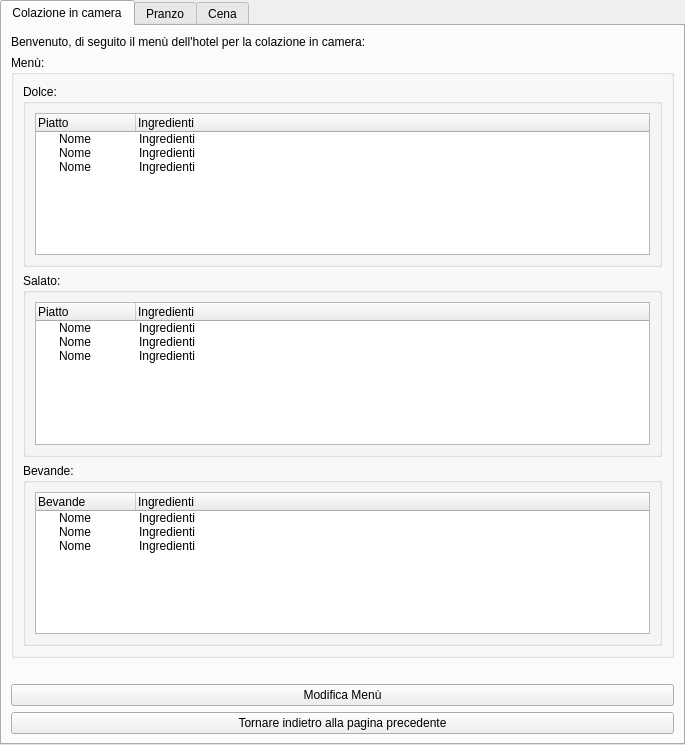
<?xml version="1.0" encoding="UTF-8"?>
<ui version="4.0">
 <class>tabGestioneCucina</class>
 <widget class="QTabWidget" name="tabGestioneCucina">
  <property name="enabled">
   <bool>true</bool>
  </property>
  <property name="geometry">
   <rect>
    <x>0</x>
    <y>0</y>
    <width>685</width>
    <height>745</height>
   </rect>
  </property>
  <property name="tabletTracking">
   <bool>true</bool>
  </property>
  <property name="acceptDrops">
   <bool>false</bool>
  </property>
  <property name="windowTitle">
   <string>Gestione Cucina</string>
  </property>
  <property name="currentIndex">
   <number>0</number>
  </property>
  <property name="movable">
   <bool>false</bool>
  </property>
  <widget class="QWidget" name="ColazioneInCamara">
   <attribute name="title">
    <string>Colazione in camera</string>
   </attribute>
   <layout class="QVBoxLayout" name="verticalLayout_13">
    <item>
     <widget class="QLabel" name="labelIntroduzione">
      <property name="text">
       <string>Benvenuto, di seguito il menù dell'hotel per la colazione in camera:</string>
      </property>
     </widget>
    </item>
    <item>
     <widget class="QGroupBox" name="groupboxMenuColazioneInCamera">
      <property name="title">
       <string>Menù:</string>
      </property>
      <layout class="QVBoxLayout" name="verticalLayout_14">
       <item>
        <widget class="QGroupBox" name="groupboxDolce">
         <property name="title">
          <string>Dolce:</string>
         </property>
         <layout class="QGridLayout" name="gridLayout">
          <item row="0" column="0">
           <widget class="QTreeWidget" name="treewidgetDolceColazioneInCamera">
            <column>
             <property name="text">
              <string>Piatto</string>
             </property>
            </column>
            <column>
             <property name="text">
              <string>Ingredienti</string>
             </property>
            </column>
            <item>
             <property name="text">
              <string>Nome</string>
             </property>
             <property name="text">
              <string>Ingredienti</string>
             </property>
             <property name="flags">
              <set>ItemIsDragEnabled|ItemIsDropEnabled|ItemIsUserCheckable|ItemIsEnabled</set>
             </property>
            </item>
            <item>
             <property name="text">
              <string>Nome</string>
             </property>
             <property name="text">
              <string>Ingredienti</string>
             </property>
            </item>
            <item>
             <property name="text">
              <string>Nome</string>
             </property>
             <property name="text">
              <string>Ingredienti</string>
             </property>
            </item>
           </widget>
          </item>
         </layout>
        </widget>
       </item>
       <item>
        <widget class="QGroupBox" name="groupboxSalato">
         <property name="title">
          <string>Salato:</string>
         </property>
         <layout class="QGridLayout" name="gridLayout_2">
          <item row="0" column="0">
           <widget class="QTreeWidget" name="treewidgetSalatoColazioneInCamera">
            <column>
             <property name="text">
              <string>Piatto</string>
             </property>
            </column>
            <column>
             <property name="text">
              <string>Ingredienti</string>
             </property>
            </column>
            <item>
             <property name="text">
              <string>Nome</string>
             </property>
             <property name="text">
              <string>Ingredienti</string>
             </property>
             <property name="flags">
              <set>ItemIsDragEnabled|ItemIsDropEnabled|ItemIsUserCheckable|ItemIsEnabled</set>
             </property>
            </item>
            <item>
             <property name="text">
              <string>Nome</string>
             </property>
             <property name="text">
              <string>Ingredienti</string>
             </property>
             <property name="flags">
              <set>ItemIsDragEnabled|ItemIsDropEnabled|ItemIsUserCheckable|ItemIsEnabled</set>
             </property>
            </item>
            <item>
             <property name="text">
              <string>Nome</string>
             </property>
             <property name="text">
              <string>Ingredienti</string>
             </property>
            </item>
           </widget>
          </item>
         </layout>
        </widget>
       </item>
       <item>
        <widget class="QGroupBox" name="groupboxBevande">
         <property name="title">
          <string>Bevande:</string>
         </property>
         <layout class="QGridLayout" name="gridLayout_3">
          <item row="0" column="0">
           <widget class="QTreeWidget" name="treewidgetBevandeColazioneInCamera">
            <column>
             <property name="text">
              <string>Bevande</string>
             </property>
            </column>
            <column>
             <property name="text">
              <string>Ingredienti</string>
             </property>
            </column>
            <item>
             <property name="text">
              <string>Nome</string>
             </property>
             <property name="text">
              <string>Ingredienti</string>
             </property>
            </item>
            <item>
             <property name="text">
              <string>Nome</string>
             </property>
             <property name="text">
              <string>Ingredienti</string>
             </property>
            </item>
            <item>
             <property name="text">
              <string>Nome</string>
             </property>
             <property name="text">
              <string>Ingredienti</string>
             </property>
            </item>
           </widget>
          </item>
         </layout>
        </widget>
       </item>
      </layout>
     </widget>
    </item>
    <item>
     <spacer name="horizontalSpacer_2">
      <property name="orientation">
       <enum>Qt::Horizontal</enum>
      </property>
      <property name="sizeHint" stdset="0">
       <size>
        <width>40</width>
        <height>20</height>
       </size>
      </property>
     </spacer>
    </item>
    <item>
     <widget class="QPushButton" name="btnModificaMenuColazioneInCamera">
      <property name="text">
       <string>Modifica Menù</string>
      </property>
     </widget>
    </item>
    <item>
     <widget class="QPushButton" name="btnTornarePaginaPrecedente">
      <property name="text">
       <string>Tornare indietro alla pagina precedente</string>
      </property>
     </widget>
    </item>
   </layout>
  </widget>
  <widget class="QWidget" name="Pranzo">
   <attribute name="title">
    <string>Pranzo</string>
   </attribute>
   <layout class="QVBoxLayout" name="verticalLayout_3">
    <item>
     <widget class="QLabel" name="labelIntroduzione_2">
      <property name="text">
       <string> Benvenuto, di seguito il menù dell'hotel per il pranzo:</string>
      </property>
     </widget>
    </item>
    <item>
     <widget class="QGroupBox" name="groupboxMenuPranzo">
      <property name="title">
       <string>Menù:</string>
      </property>
      <layout class="QVBoxLayout" name="verticalLayout">
       <item>
        <widget class="QGroupBox" name="groupboxAntipastiPranzo">
         <property name="title">
          <string>Antipasti:</string>
         </property>
         <layout class="QGridLayout" name="gridLayout_4">
          <item row="0" column="0">
           <widget class="QTreeWidget" name="treewidgetAntipastiPranzo">
            <column>
             <property name="text">
              <string>Antipasto</string>
             </property>
            </column>
            <column>
             <property name="text">
              <string>Ingredienti</string>
             </property>
            </column>
            <item>
             <property name="text">
              <string>Nome</string>
             </property>
             <property name="text">
              <string>Ingredienti</string>
             </property>
            </item>
            <item>
             <property name="text">
              <string>Nome</string>
             </property>
             <property name="text">
              <string>Ingredienti</string>
             </property>
            </item>
            <item>
             <property name="text">
              <string>Nome</string>
             </property>
             <property name="text">
              <string>Ingredienti</string>
             </property>
            </item>
           </widget>
          </item>
         </layout>
        </widget>
       </item>
       <item>
        <widget class="QGroupBox" name="groupboxPrimiPranzo">
         <property name="title">
          <string>Primi:</string>
         </property>
         <layout class="QGridLayout" name="gridLayout_5">
          <item row="0" column="0">
           <widget class="QTreeWidget" name="treewidgetPrimiPranzo">
            <column>
             <property name="text">
              <string>Primo</string>
             </property>
            </column>
            <column>
             <property name="text">
              <string>Ingredienti</string>
             </property>
            </column>
            <item>
             <property name="text">
              <string>Nome</string>
             </property>
             <property name="text">
              <string>Ingredienti</string>
             </property>
            </item>
            <item>
             <property name="text">
              <string>Nome</string>
             </property>
             <property name="text">
              <string>Ingredienti</string>
             </property>
            </item>
            <item>
             <property name="text">
              <string>Nome</string>
             </property>
             <property name="text">
              <string>Ingredienti</string>
             </property>
            </item>
           </widget>
          </item>
         </layout>
        </widget>
       </item>
       <item>
        <widget class="QGroupBox" name="groupboxSecondiContorniPranzo">
         <property name="title">
          <string>Secondi e Contorni:</string>
         </property>
         <layout class="QGridLayout" name="gridLayout_6">
          <item row="0" column="0">
           <widget class="QTreeWidget" name="treewidgetSecondiContorniPranzo">
            <column>
             <property name="text">
              <string>Secondo/Contorno</string>
             </property>
            </column>
            <column>
             <property name="text">
              <string>Ingredienti</string>
             </property>
            </column>
            <item>
             <property name="text">
              <string>Nome</string>
             </property>
             <property name="text">
              <string>Ingredienti</string>
             </property>
            </item>
            <item>
             <property name="text">
              <string>Nome</string>
             </property>
             <property name="text">
              <string>Ingredienti</string>
             </property>
            </item>
            <item>
             <property name="text">
              <string>Nome</string>
             </property>
             <property name="text">
              <string>Ingredienti</string>
             </property>
            </item>
           </widget>
          </item>
         </layout>
        </widget>
       </item>
       <item>
        <widget class="QGroupBox" name="groupboxDolciBevandePranzo">
         <property name="title">
          <string>Dolci e Bevande:</string>
         </property>
         <layout class="QGridLayout" name="gridLayout_7">
          <item row="0" column="0">
           <widget class="QTreeWidget" name="treewidgetDolciBevandePranzo">
            <column>
             <property name="text">
              <string>Dolce/Bevanda</string>
             </property>
            </column>
            <column>
             <property name="text">
              <string>Ingredienti</string>
             </property>
            </column>
            <item>
             <property name="text">
              <string>Nome</string>
             </property>
             <property name="text">
              <string>Ingredienti</string>
             </property>
            </item>
            <item>
             <property name="text">
              <string>Nome</string>
             </property>
             <property name="text">
              <string>Ingredienti</string>
             </property>
            </item>
            <item>
             <property name="text">
              <string>Nome</string>
             </property>
             <property name="text">
              <string>Ingredienti</string>
             </property>
            </item>
           </widget>
          </item>
         </layout>
        </widget>
       </item>
      </layout>
     </widget>
    </item>
    <item>
     <spacer name="horizontalSpacer">
      <property name="orientation">
       <enum>Qt::Horizontal</enum>
      </property>
      <property name="sizeHint" stdset="0">
       <size>
        <width>40</width>
        <height>20</height>
       </size>
      </property>
     </spacer>
    </item>
    <item>
     <widget class="QPushButton" name="btnModificaMenuPranzo">
      <property name="text">
       <string>Modifica Menù</string>
      </property>
     </widget>
    </item>
    <item>
     <widget class="QPushButton" name="btnTornarePaginaPrecedente_2">
      <property name="text">
       <string>Tornare Indietro alla pagina precedente</string>
      </property>
     </widget>
    </item>
   </layout>
  </widget>
  <widget class="QWidget" name="Cena">
   <attribute name="title">
    <string>Cena</string>
   </attribute>
   <layout class="QVBoxLayout" name="verticalLayout_4">
    <item>
     <widget class="QLabel" name="labelIntroduzione_3">
      <property name="text">
       <string>Benvenuto, di seguito il menù dell'hotel per la cena:</string>
      </property>
     </widget>
    </item>
    <item>
     <widget class="QGroupBox" name="groupboxMenuCena">
      <property name="title">
       <string>Menù:</string>
      </property>
      <layout class="QVBoxLayout" name="verticalLayout_2">
       <item>
        <widget class="QGroupBox" name="groupboxAntipastiCena">
         <property name="title">
          <string>Antipasti:</string>
         </property>
         <layout class="QGridLayout" name="gridLayout_8">
          <item row="0" column="0">
           <widget class="QTreeWidget" name="treewidgetAntipastiCena">
            <column>
             <property name="text">
              <string>Antipasto</string>
             </property>
            </column>
            <column>
             <property name="text">
              <string>Ingredienti</string>
             </property>
            </column>
            <item>
             <property name="text">
              <string>Nome</string>
             </property>
             <property name="text">
              <string>Ingredienti</string>
             </property>
             <property name="flags">
              <set>ItemIsEditable|ItemIsDragEnabled|ItemIsDropEnabled|ItemIsUserCheckable|ItemIsEnabled</set>
             </property>
            </item>
            <item>
             <property name="text">
              <string>Nome</string>
             </property>
             <property name="text">
              <string>Ingredienti</string>
             </property>
             <property name="flags">
              <set>ItemIsDragEnabled|ItemIsDropEnabled|ItemIsUserCheckable|ItemIsEnabled</set>
             </property>
            </item>
            <item>
             <property name="text">
              <string>Nome</string>
             </property>
             <property name="text">
              <string>Ingredienti</string>
             </property>
            </item>
           </widget>
          </item>
         </layout>
        </widget>
       </item>
       <item>
        <widget class="QGroupBox" name="groupboxPrimiCena">
         <property name="title">
          <string>Primi:</string>
         </property>
         <layout class="QGridLayout" name="gridLayout_9">
          <item row="0" column="0">
           <widget class="QTreeWidget" name="treewidgetPrimiCena">
            <property name="selectionMode">
             <enum>QAbstractItemView::SingleSelection</enum>
            </property>
            <column>
             <property name="text">
              <string>Primo</string>
             </property>
            </column>
            <column>
             <property name="text">
              <string>Ingredienti</string>
             </property>
            </column>
            <item>
             <property name="text">
              <string>Nome</string>
             </property>
             <property name="text">
              <string>Ingredienti</string>
             </property>
            </item>
            <item>
             <property name="text">
              <string>Nome</string>
             </property>
             <property name="text">
              <string>Ingredienti</string>
             </property>
            </item>
            <item>
             <property name="text">
              <string>Nome</string>
             </property>
             <property name="text">
              <string>Ingredienti</string>
             </property>
            </item>
           </widget>
          </item>
         </layout>
        </widget>
       </item>
       <item>
        <widget class="QGroupBox" name="groupboxSecondiContorniCena">
         <property name="title">
          <string>Secondi e Contorni:</string>
         </property>
         <layout class="QGridLayout" name="gridLayout_10">
          <item row="0" column="0">
           <widget class="QTreeWidget" name="treewidgetSecondiContorniCena">
            <column>
             <property name="text">
              <string>Secondo/Contorno</string>
             </property>
            </column>
            <column>
             <property name="text">
              <string>Ingredienti</string>
             </property>
            </column>
            <item>
             <property name="text">
              <string>Nome</string>
             </property>
             <property name="text">
              <string>Ingredienti</string>
             </property>
            </item>
            <item>
             <property name="text">
              <string>Nome</string>
             </property>
             <property name="text">
              <string>Ingredienti</string>
             </property>
            </item>
            <item>
             <property name="text">
              <string>Nome</string>
             </property>
             <property name="text">
              <string>Ingredienti</string>
             </property>
            </item>
           </widget>
          </item>
         </layout>
        </widget>
       </item>
       <item>
        <widget class="QGroupBox" name="groupboxDolciBevandeCena">
         <property name="title">
          <string>Dolci e Bevande:</string>
         </property>
         <layout class="QGridLayout" name="gridLayout_11">
          <item row="0" column="0">
           <widget class="QTreeWidget" name="treewidgetDolciBevandeCena">
            <column>
             <property name="text">
              <string>Dolce/Bevanda</string>
             </property>
            </column>
            <column>
             <property name="text">
              <string>Ingredienti</string>
             </property>
            </column>
            <item>
             <property name="text">
              <string>Nome</string>
             </property>
             <property name="text">
              <string>Ingredienti</string>
             </property>
            </item>
            <item>
             <property name="text">
              <string>Nome</string>
             </property>
             <property name="text">
              <string>Ingredienti</string>
             </property>
            </item>
            <item>
             <property name="text">
              <string>Nome</string>
             </property>
             <property name="text">
              <string>Ingredienti</string>
             </property>
            </item>
           </widget>
          </item>
         </layout>
        </widget>
       </item>
      </layout>
     </widget>
    </item>
    <item>
     <spacer name="horizontalSpacer_3">
      <property name="orientation">
       <enum>Qt::Horizontal</enum>
      </property>
      <property name="sizeHint" stdset="0">
       <size>
        <width>40</width>
        <height>20</height>
       </size>
      </property>
     </spacer>
    </item>
    <item>
     <widget class="QPushButton" name="btnModificaMenuCena">
      <property name="text">
       <string>Modifica Menù</string>
      </property>
     </widget>
    </item>
    <item>
     <widget class="QPushButton" name="btnTornarePaginaPrecedente_3">
      <property name="text">
       <string>Tornare indietro alla pagina precedente</string>
      </property>
     </widget>
    </item>
   </layout>
  </widget>
 </widget>
 <resources/>
 <connections/>
</ui>
